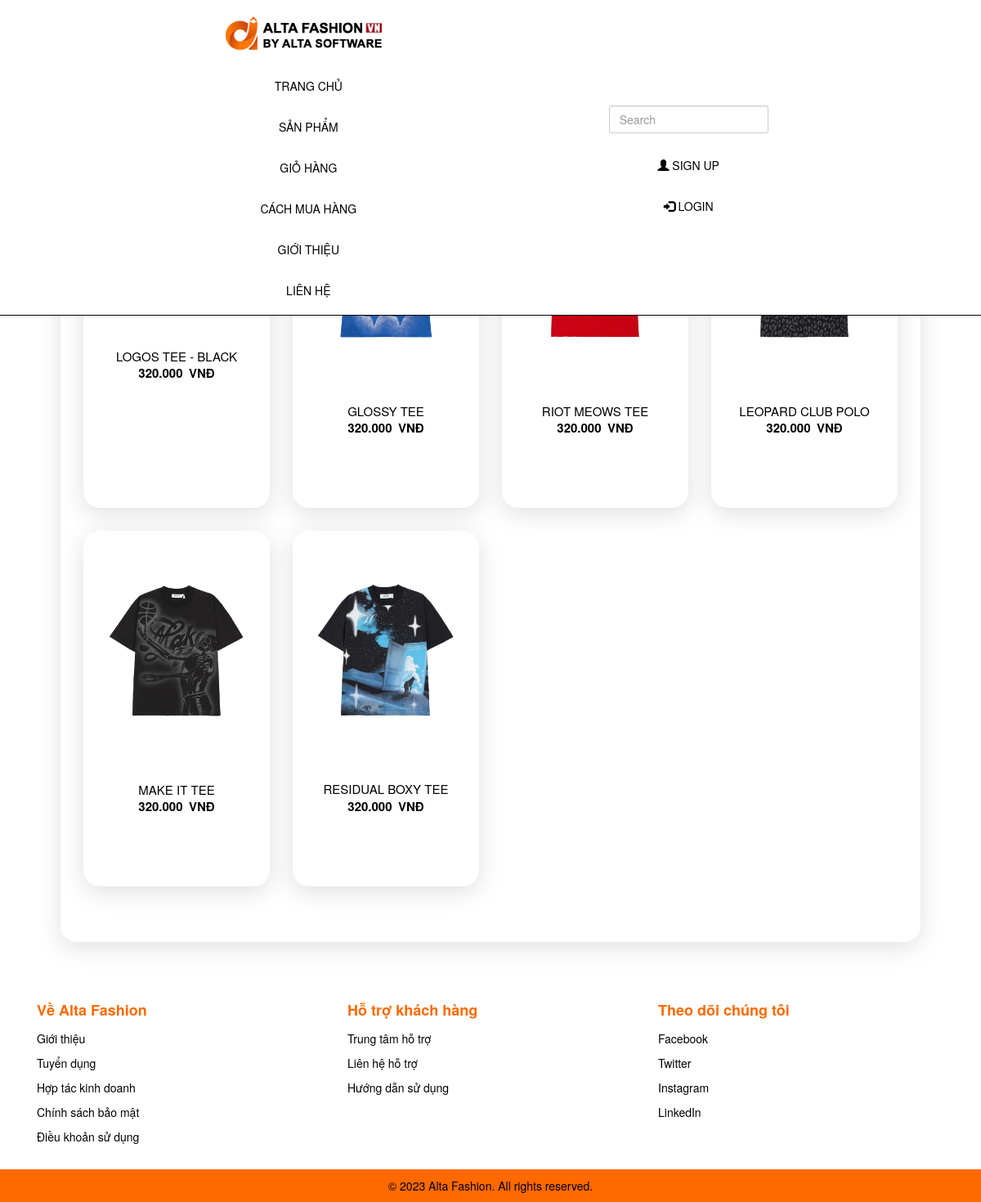
Screenshot of /?thamso=xuat_san_pham&id=1 with the database file from the repository.
### tables this page shows
CREATE TABLE `menu_ngang` (
  `id` int(11) NOT NULL,
  `ten` varchar(256) NOT NULL,
  `noi_dung` mediumtext NOT NULL,
  `loai_menu` varchar(256) NOT NULL
);

CREATE TABLE `san_pham` (
  `id` int(11) NOT NULL,
  `ten` varchar(256) NOT NULL,
  `gia` int(255) NOT NULL,
  `hinh_anh` varchar(256) NOT NULL,
  `noi_dung` mediumtext NOT NULL,
  `thuoc_menu` int(255) NOT NULL,
  `noi_bat` varchar(256) NOT NULL,
  `trang_chu` varchar(256) NOT NULL,
  `sap_xep_trang_chu` int(255) NOT NULL
);

### chuc_nang/san_pham/xuat.php (the view, shortened to what this page needs)
<?php
	$id=$_GET['id'];
	$tv_danhmuc="select * from menu_doc  where id='$id' limit 1";
    $tv_danhmuc1=mysqli_query($conn,$tv_danhmuc);
	$tv_danhmuc2=mysqli_fetch_array($tv_danhmuc1);
	echo '<h2>'.$tv_danhmuc2['ten'].'</h2>';
?>
<div class="product-list">
<?php
    $so_du_lieu=10;
    if(!isset($_GET['trang'])){$vtbd=0;}else{$vtbd=($_GET['trang']-1)*$so_du_lieu;}
    $tv="select id,ten,gia,hinh_anh,thuoc_menu from san_pham  where thuoc_menu='$id' order by id desc limit $vtbd,$so_du_lieu";
    $tv_1=mysqli_query($conn,$tv);
    while($tv_2=mysqli_fetch_array($tv_1))
    {
        echo "<div class='product'>";
        if($tv_2!=false)
        {
            $link_anh="hinh_anh/san_pham/".$tv_2['hinh_anh'];
            $link_chi_tiet="?thamso=chi_tiet_san_pham&id=".$tv_2['id'];
            $gia=$tv_2['gia'];
            $gia=number_format($gia,0,",",".");
            echo "<a href='$link_chi_tiet' >";
            echo "<img src='$link_anh' width='200px' class='product_img' >";
            echo "</a>";
            echo "<br>";
            echo "<br>";
            echo "<div class='product_details'>";
            echo "<div class='product_name'>";
            echo "<a href='$link_chi_tiet' >";
            echo $tv_2['ten'];
            echo "</a><br>";
            echo "</div>";
            echo "<div class='product_price'>";
            echo $gia.'&ensp;VNĐ';
            echo "</div>";
            echo "</div>";
            echo "<br>";
        }
        else
        {
            echo "<div class='product_details'>";
            echo "<div class='product_name'>Không tìm thấy sản phẩm</div>";
            echo "</div>";
        }
        echo "</div>";
    }
?>
</div>
<?php
	include('chuc_nang/pagination/pagination.php');
?>

### index.php (shortened to what this page needs)
<?php
    include("ket_noi.php");
?>
<html>
	<head>
		<link rel="stylesheet" type="text/css" href="giao_dien/giao_dien.css">
		<link rel="stylesheet" type="text/css" href="css/bootstrap.min.css">
		<link rel="stylesheet" href="https://cdnjs.cloudflare.com/ajax/libs/font-awesome/5.15.4/css/all.min.css" />
		<link rel="stylesheet" href="https://maxcdn.bootstrapcdn.com/bootstrap/3.4.1/css/bootstrap.min.css">
	</head>
	<body>
		<center>
		<div style="width:100%">
				<?php
					include("chuc_nang/menu_ngang/menu_ngang.php");
					?>
			</div>
			<?php
					echo'<div style="width:90%;margin-top:55px">';
					?>
					<?php
						include("chuc_nang/dieu_huong.php");
					?>
				</div>
				<div style="width:100%">
					<?php
						include("chuc_nang/footer/footer.php");
					?>
			</div>
		</center>
	</body>
</html>

### chuc_nang/menu_ngang/menu_ngang.php
<?php
    $tv="select id,ten,loai_menu from menu_ngang order by id";
    $tv_1=mysqli_query($conn,$tv);
    echo '<nav class="navbar navbar-inverse navbar-fixed-top">
				<ul class="nav navbar-nav navbar-left">
					<li style="margin-right:1em"><a href="index.php" class="active"><img src="hinh_anh/logo/logo.png" class="logo"></a></li>
					<li><a href="index.php">TRANG CHỦ</a></li>';
					while($tv_2=mysqli_fetch_array($tv_1))
					{
						if($tv_2['loai_menu']==""){$link_menu="?thamso=xuat_mot_tin&id=".$tv_2['id'];}
						if($tv_2['loai_menu']=="gio_hang"){$link_menu="?thamso=gio_hang";}
						if($tv_2['loai_menu']=="san_pham"){$link_menu="?thamso=xuat_san_pham_2";}
						echo "<li class='nav-item'><a href='$link_menu'>";
							echo $tv_2['ten'];
						echo "</a></li>";
					}
		echo '</ul>';
		echo'<ul class="nav navbar-nav navbar-right">
		<li style="margin-top:9px;">';
		include('chuc_nang/tim_kiem/vung_tim_kiem.php');
		echo '</li>
					<li><a href="#"><span class="glyphicon glyphicon-user"></span> SIGN UP</a></li>
					<li><a href="#"><span class="glyphicon glyphicon-log-in"></span> LOGIN</a></li>
			</ul>
    </nav>';
?>

### chuc_nang/tim_kiem/vung_tim_kiem.php (shortened to what this page needs)
<form>
<div class="input-group rounded">
  <input type="search" class="form-control rounded" placeholder="Search" name="tu_khoa" aria-label="Search" aria-describedby="search-addon" style="100%" />
</div>
</form>

### chuc_nang/dieu_huong.php (shortened to what this page needs)
<?php
	if(isset($_GET['thamso']))
	{$tham_so=$_GET['thamso'];
		echo '<div style="margin:95px 0 0 0;">';
		echo '<div class="khung">';
	}
	else{$tham_so="";}
	switch($tham_so)
	{
		case "xuat_san_pham":
			include("chuc_nang/san_pham/xuat.php");
		break;
	}
	echo '</div>';
?>
</div>

### chuc_nang/pagination/pagination.php (shortened to what this page needs)
<div class="phan_trang">
<nav aria-label="Page navigation example">
</nav>
</div>

### chuc_nang/footer/footer.php
<div class="footer-container">
  <div class="footer-top">
    <div class="container">
      <div class="row">
        <div class="col-md-4 col-sm-6 col-xs-12 footer-col">
          <div class="footer-col-inner">
            <h3>Về Alta Fashion</h3>
            <ul>
              <li><a href="#">Giới thiệu</a></li>
              <li><a href="#">Tuyển dụng</a></li>
              <li><a href="#">Hợp tác kinh doanh</a></li>
              <li><a href="#">Chính sách bảo mật</a></li>
              <li><a href="#">Điều khoản sử dụng</a></li>
            </ul>
          </div>
        </div>
        <div class="col-md-4 col-sm-6 col-xs-12 footer-col">
          <div class="footer-col-inner">
            <h3>Hỗ trợ khách hàng</h3>
            <ul>
              <li><a href="#">Trung tâm hỗ trợ</a></li>
              <li><a href="#">Liên hệ hỗ trợ</a></li>
              <li><a href="#">Hướng dẫn sử dụng</a></li>
            </ul>
          </div>
        </div>
        <div class="col-md-4 col-sm-6 col-xs-12 footer-col">
          <div class="footer-col-inner">
            <h3>Theo dõi chúng tôi</h3>
            <ul>
              <li><a href="#">Facebook</a></li>
              <li><a href="#">Twitter</a></li>
              <li><a href="#">Instagram</a></li>
              <li><a href="#">LinkedIn</a></li>
            </ul>
          </div>
        </div>
      </div>
    </div>
  </div>
  <div class="footer-bottom">
    <div class="container">
      <div class="row">
        <div class="col-md-12">
          <p>© 2023 Alta Fashion. All rights reserved.</p>
        </div>
      </div>
    </div>
  </div>
</div>

### giao_dien/giao_dien.css (style rules this page uses)
.khung { flex-basis: calc(25% - 2em); margin: 1em; padding: 1em; min-height: calc(100% - 41.5rem);; text-align: center; border-radius: 20px; box-shadow: rgba(100, 100, 111, 0.2) 0px 7px 29px 0px; transition: transform 0.2s; overflow: hidden; }
a { text-decoration: none; }
.navbar { background-color: #fff !important; color: black !important; border: none; box-shadow: 0 0 4px 0 rgba(0, 0, 0, 0.2); }
.navbar a { color: black !important; }
.navbar-nav.navbar-left { display: flex; align-items: center; justify-content: center; margin: 0; padding: 0; }
.navbar-nav.navbar-right { margin-top: 12px; margin-right:5px; }
.product-list { display: flex; flex-wrap: wrap; }
.product { flex-basis: calc(25% - 2em); margin: 1em; padding: 1em; text-align: center; border-radius: 20px; box-shadow: rgba(100, 100, 111, 0.2) 0px 7px 29px 0px; transition: transform 0.2s; overflow: hidden; }
.product_img { transition: transform 0.2s; }
.product_details { border-radius: 8px; height: 100px; }
.product_name { padding-top: 5px; width: 100%; }
.product_name a { font-size: 15px; margin: auto; color:#000; text-decoration: none; }
.product_price { width: 100%; height: 30px; color: #000; font-weight: bold; font-size: 15px; }
.footer-container { padding: 40px 0 0 0; }
.footer-top { margin: 0 auto; }
.footer-col { margin-bottom: 20px; }
.footer-col-inner h3 { color: rgba(255,105,0,1); font-size: 18px; font-weight: bold; margin-bottom: 15px; text-align: left; }
.footer-col-inner ul { list-style: none; padding: 0; margin: 0; }
.footer-col-inner ul li { margin-bottom: 10px; text-align: left; }
.footer-col-inner ul li a { color: #000; font-size: 14px; text-decoration:none; }
.footer-bottom { background-color: rgba(255,105,0,1); color: #000; padding: 10px 0; }
.footer-bottom p { font-size: 14px; margin: 0; text-align: center; }

### rows the page displays
menu_ngang: ten "SẢN PHẨM"
menu_ngang: ten "GIỎ HÀNG"
menu_ngang: ten "CÁCH MUA HÀNG"
menu_ngang: ten "GIỚI THIỆU"
menu_ngang: ten "LIÊN HỆ"
san_pham: ten "LOGOS TEE - BLACK", gia "320.000"
san_pham: ten "GLOSSY TEE", gia "320.000"
san_pham: ten "RIOT MEOWS TEE", gia "320.000"
san_pham: ten "LEOPARD CLUB POLO", gia "320.000"
san_pham: hinh_anh (picture), ten "MAKE IT TEE", gia "320.000"
san_pham: hinh_anh (picture), ten "RESIDUAL BOXY TEE", gia "320.000"
